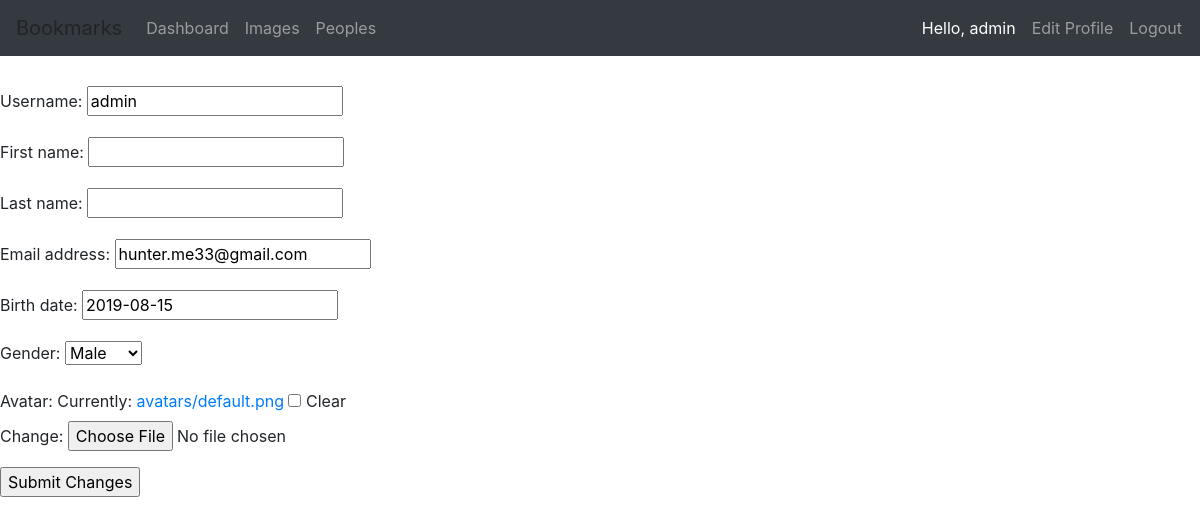
Page /account/edit-profile/ (signed in) on the committed database.
### account/models.py (models this page shows, shortened)
class CustomUserModel(AbstractBaseUser, PermissionsMixin):
    GENDER_CHOISES = (
        ('male', 'Male'),
        ('female', 'Female'),
    )
    username    = models.CharField(_('username'), unique=True , max_length=25)
    email       = models.EmailField(_('email address'), unique=True)
    first_name  = models.CharField(_('first name'), blank=True, max_length=30)
    last_name   = models.CharField(_('last name'), blank=True, max_length=30)
    join_date   = models.DateTimeField(blank=True, default=timezone.now)
    is_active   = models.BooleanField(default=True)
    is_staff    = models.BooleanField(default=False)
    is_superuser= models.BooleanField(default=False)
    birth_date  = models.DateField(_('birth date'), default=timezone.localdate)
    gender      = models.CharField(_('gender'), choices=GENDER_CHOISES, default='male', max_length=10)
    avatar      = models.FileField(upload_to="avatars/", blank=True, default='avatars/default.png')
    objects     = CustomUserManager()
    USERNAME_FIELD = 'username'
    REQUIRED_FIELDS = []
    class Meta:
        verbose_name = _('user')
        verbose_name_plural = _('users')

### account/views.py (the view)
# urls.py: path('edit-profile/', views.edit_profile, name='edit_profile'),
@login_required
def edit_profile(request):
    if request.method == 'POST':
        form = EditProfileForm(instance=request.user, data=request.POST, files=request.FILES)
        if form.is_valid():
            form.save()
            return redirect("/account")
    else:
        form = EditProfileForm(instance=request.user)
    context = {
        'form' : form,
    }
    return render(request, "account/edit_profile.html", context)

### account/forms.py
class EditProfileForm(forms.ModelForm):
    class Meta:
        model = CustomUserModel
        fields = ('username', 'first_name','last_name', 'email', 'birth_date', 'gender', 'avatar')

### templates/account/edit_profile.html (shortened to what this page needs)
{% extends "base2.html" %}
{% block content %}
  <form action="." method="post" enctype="multipart/form-data">
    {{ form.as_p }}
    <p><input type="submit" value="Submit Changes"></p>
  </form>
{% endblock  %}

### templates/base2.html (shortened to what this page needs)
{% load static %}
<!DOCTYPE html>
<html lang="en" dir="ltr">
  <head>
    <link href="//maxcdn.bootstrapcdn.com/bootstrap/4.1.1/css/bootstrap.min.css" rel="stylesheet" id="bootstrap-css">
    <link href="https://stackpath.bootstrapcdn.com/font-awesome/4.7.0/css/font-awesome.min.css" rel="stylesheet"
>
    <link rel="stylesheet" href="https://stackpath.bootstrapcdn.com/bootstrap/4.3.1/css/bootstrap.min.css">
    <link rel="stylesheet" href="{% static "css/css.css" %}">
  </head>
  <body>
    <div style="padding-bottom:30px">
      <nav class="navbar navbar-expand-lg navbar-dark bg-dark">
        <a class="navbar-brand">Bookmarks</a>
        <div class="collapse navbar-collapse" id="navbarSupportedContent">
          {% if request.user.is_authenticated %}
            <ul class="navbar-nav" style="max-width:300px;">
              <li {% if section == "dashboard" %}class="nav-item active"
                  {% else %}class="nav-item" {% endif %} >
                <a class="nav-link" href="{% url "account:dashboard" %}">Dashboard</a>
              </li>
              <li {% if section == "dashboard" %}class="nav-item active"
                  {% else %}class="nav-item" {% endif %}>
                <a class="nav-link" href="{% url "images:list" %}">Images</a>
              </li>
              <li {% if section == "dashboard" %}class="nav-item active"
                  {% else %}class="nav-item" {% endif %}>
                <a class="nav-link" href="{% url "account:user_list" %}">Peoples</a>
              </li>
            </ul>
            <ul class="navbar-nav" style="position: absolute;right: 0;padding-right: 10px;">
              <li class="nav-item active ">
                <a class="nav-link" >Hello, {{ request.user.username }}</a>
              </li>
              <li class="nav-item ">
                <a class="nav-link" href="{% url 'account:edit_profile' %}">Edit Profile</a>
              </li>
              <li class="nav-item ">
                <a class="nav-link" href="{% url 'account:logout' %}">Logout</a>
              </li>
            </ul>
          {% endif %}
        </div>
      </nav>
    </div>
    <div id="content">
      {% block content %}
      {% endblock  %}
    </div>
  </body>
</html>

### rows in the picture
CustomUserModel: user.username "admin", username "admin", email "hunter.me33@gmail.com", birth_date "2019-08-15", gender "Male"
